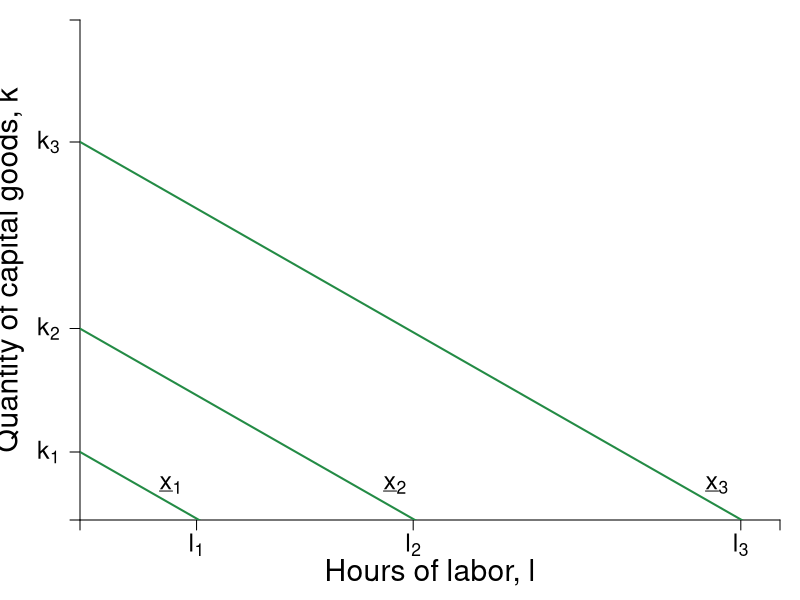

Write the R code that produced this figure.
#Graph Designer: Simon Halliday
#Authors: Bowles, Foley and Halliday
#Title: Coordination, Conflict and Competition: A Text in Microeconomics

library(shape)
pdf(file = "specprodexch/techvariables3.pdf", width = 7, height = 7)

#Set parameters for graphics
pointsize <- 1.8
axislabelsize <- 1.8
labelsize <- 1.5
namesize <- 1.8
annotatesize <- 1.5
graphlinewidth <- 2
segmentlinewidth <- 1.5

COL <- c("#7fc97f", "#beaed4", "#fdc086", "#ffff99", "#386cb0", "#f0027f", "#bf5b17", "#666666")
COLA <- c("#e0f3db", "#99d8c9","#66c2a4","#41ae76", "#238b45", "#005824")
COLB <- c("#c6dbef", "#4eb3d3", "#2b8cbe", "#0868ac","#084081")

#Edited the margins to cater for the larger LHS labels
par(mar =  c(4, 4, 1, 1))

uFn <- function(x, y, alpha = 0.7){
  (x^alpha)*(y^(1 - alpha))
}

isoA <- function(l, alpha = 0.7, xbar = 4, A = 2) {
  (xbar / A)^2 - alpha*l
}

trsline <- function(x, constant = 10, slope = 4){
  constant - (slope)*x
}

ff <- function(x, c = 12, s = 1/3){
  c - s*x
}

xlims <- c(0, 10)
ylims <- c(0, 10)

npts <- 501 
x <- seq(xlims[1], xlims[2], length.out = npts)
y <- seq(ylims[1], ylims[2], length.out = npts) 
a <- c(2, 4, 6)

plot(0, 0, xlim = xlims, ylim = ylims, type = "n",
     xlab = expression(paste("")),
     ylab = expression(paste("")), 
     xaxt = "n", 
     yaxt = "n", 
     cex.lab = axislabelsize, 
     bty = "n", 
     xaxs="i", 
     yaxs="i"
)


# ticksy <- seq(from = 0, to = ylims[2], by = 1)
# ylabels <- seq(from = 0, to = ylims[2], by = 1)
# ticksx <- seq(from = 0, to = xlims[2], by = 1)
# xlabels <- seq(from = 0, to = xlims[2], by = 1)
ticksy <- c(ylims[1], 1.36, 3.83, 7.56, ylims[2])
ylabels <- c(NA, expression(paste(k[1])), expression(paste(k[2])), expression(paste(k[3])), NA)
ticksx <- c(xlims[1], 1.665, 4.76,9.44 ,xlims[2])
xlabels <- c(NA, expression(paste(l[1])), expression(paste(l[2])), expression(paste(l[3])), NA)

axis(1, at = ticksx, pos = 0, labels = xlabels, cex.axis  = labelsize)
axis(2, at = ticksy, pos = 0, labels = ylabels, las = 1, cex.axis  = labelsize)

npts <- 500 
xx1 <- seq(xlims[1], xlims[2], length.out = npts)
xx2 <- seq(0, xlims[2], length.out = npts)
xx3 <- seq(1.5, 2.5, length.out = npts)
xx4 <- seq(3, 5, length.out = npts)
xx5 <- seq(7, 9, length.out = npts)

#Draw the graphs
lines(xx1, isoA(xx1, alpha = 0.8, xbar = 3.5, A = 3), col = COLA[5], lwd = graphlinewidth)
lines(xx1, isoA(xx1, alpha = 0.8, xbar = 4.5, A = 2.3 ), col = COLA[5], lwd = graphlinewidth)
lines(xx1, isoA(xx1, alpha = 0.8, xbar = 5.5, A = 2), col = COLA[5], lwd = graphlinewidth)
#lines(xx1, isoA(xx1, alpha = 0.3, xbar = 4), col = COLB[5], lwd = graphlinewidth)
#lines(xx1, ff(xx1, c = 9, s = 1.34), col = COL[3], lwd = graphlinewidth)
# lines(xx3, trsline(xx3, constant = 16), col = "gray", lty = 2, lwd = graphlinewidth)
# lines(xx4, trsline(xx4, constant = 8, slope = 1), col = "gray", lty = 2, lwd = graphlinewidth)
# lines(xx5, trsline(xx5, constant = 4, slope = 0.25), col = "gray", lty = 2, lwd = graphlinewidth)
#lines(xx4, mcline(xx4, constant = totalcost(x = 3, c0 = 2, c1 = 0.05, c2 = 0.05) - 3*marginalcost(x = 3, c1 = 0.05, c2 = 0.05), slope = marginalcost(x = 3, c1 = 0.05, c2 = 0.05)), col = "gray", lty = 2, lwd = graphlinewidth)



#Label the feasible frontier
# text(3.2, 1, expression("Feasible Frontier"), cex = labelsize)
# text(3.2, 0.5, expression("(production possibilities frontier)"), cex = labelsize)
# Arrows(4.35, 0.95, 8.1, 0.95, col = "black", lty = 1, lwd = 2, arr.type = "triangle", arr.lwd = 0.5)

#Axis labels
mtext(expression(paste("Hours of labor, ", l)), side = 1, line = 2.5, cex = axislabelsize)
text(-1, 5, expression(paste("Quantity of capital goods, ", k)), xpd = TRUE, cex = axislabelsize, srt = 90) 


# contour(x, y, 
#         outer(x, y, uFn),
#         drawlabels = FALSE,
#         col = COLB[3],
#         lwd = graphlinewidth,
#         levels = a, 
#         xaxs="i", 
#         yaxs="i", 
#         add = TRUE)


#Label the indifference curves
#text(8, 1.6, expression(paste("Technology E, ", x[1]^E)), cex = labelsize)
# text(6, 9, expression(paste("Technology E Production: ", x == A*(alpha*l + k)^frac(1,2))), cex = labelsize)
# text(6, 8, expression(paste("Isoquant curve: ", k == bgroup("(",frac(bar(x), A),")")^2 - alpha*l   )), cex = labelsize)
# text(6, 7, expression(paste(trs(l,k) == frac(x[l],x[k]), phantom() == alpha)), cex = labelsize)

text(1.3, 0.7, expression(paste(underline(x)[1])), cex = labelsize)
text(4.5, 0.7, expression(paste(underline(x)[2])), cex = labelsize)
text(9.1, 0.7, expression(paste(underline(x)[3])), cex = labelsize)

# text(8, 4, expression(paste(trs(l,k) == frac(2,8), phantom() == 0.25)), cex = labelsize)
# Arrows(8, 3.6, 8, 2.4, col = "black", lty = 1, lwd = 2, arr.type = "triangle", arr.lwd = 0.5)
# 
# text(4, 6, expression(paste(trs(l,k) == frac(4,4), phantom()==1)), cex = labelsize)
# Arrows(4, 5.6, 4, 4.4, col = "black", lty = 1, lwd = 2, arr.type = "triangle", arr.lwd = 0.5)
# 
# text(4, 8, expression(paste(trs(l,k) == frac(8,2), phantom() == 4)), cex = labelsize)
# Arrows(3.05, 8, 2.3, 8, col = "black", lty = 1, lwd = 2, arr.type = "triangle", arr.lwd = 0.5)


#Label feasible and infeasible
#text(8, 9, expression(paste(trs(l,k) == frac(x[l], x[k]), phantom() == frac(mp[l], mp[k]), phantom() == -frac(dk,dl))), cex = labelsize)
#text(3, 2.5, expression(paste("with plan ", (list(x, l, k)) )), cex = labelsize)

# text(8, 8.5, expression(paste("Production set:")), cex = labelsize)
# text(8, 8, expression(paste(x = bar(x), " feasible")), cex = labelsize)
# text(8, 7.5, expression(paste("with plan ", (list(x, l, k)) )), cex = labelsize)

#segments(0, 0, 4, ylims[2], lty = 2, col = "gray" , lwd = segmentlinewidth)

# segments(0, 8, 2.9705, 8, lty = 2, col = "gray" , lwd = segmentlinewidth)
#segments(2.9705, 0, 2.9705, 8, lty = 2, col = "gray" , lwd = segmentlinewidth)
# segments(2, 0, 2, 8, lty = 2, col = "gray" , lwd = segmentlinewidth)
# segments(4, 0, 4, 4, lty = 2, col = "gray" , lwd = segmentlinewidth)
# segments(0, 4, 4, 4, lty = 2, col = "gray" , lwd = segmentlinewidth)
# 
# 
# segments(8, 0, 8, 2, lty = 2, col = "gray" , lwd = segmentlinewidth)
# segments(0, 2, 8, 2, lty = 2, col = "gray" , lwd = segmentlinewidth)
# 
# segments(8, 0, 8,indiffA(x = 8)  , lty = 2, col = "gray" , lwd = segmentlinewidth)
# segments(0, indiffA(x = 8) , 8,indiffA(x = 8)  , lty = 2, col = "gray" , lwd = segmentlinewidth)

#Annotate points (4,4),(2,8),(8,2) on feasibility frontier
# text(4.2, 4.2, expression(paste(b)), cex = labelsize)
# points(2.1, isoA(l = 2.1, alpha = 0.3, xbar = 4), pch = 16, col = "black", cex = 1.5)
# text(2.1 - 0.2, isoA(l = 2.1, alpha = 0.3, xbar = 4), expression(paste(b)), cex = labelsize)


# points(3.04, isoA(l = 3.04, alpha = 0.7, xbar = 4), pch = 16, col = "black", cex = 1.5)
# text(3.04 - 0.2, isoA(l = 3.04, alpha = 0.7, xbar = 4), expression(paste(a)), cex = labelsize)

#points(4.8, indiffA(x = 4.8, alpha = 0.7), pch = 16, col = "black", cex = 1.5)


# text(7, 8, expression(paste("Lily's Utility: ", u^L*(list(x^L, y^L)) == (x^L)^{0.7}*(y^L)^{0.3})), cex = labelsize)
# text(7, 7, expression(paste("Peyton's Utility: ", u^P*(list(x^P, y^P)) == (x^P)^{0.5}*(y^P)^{0.5})), cex = labelsize)



dev.off()
